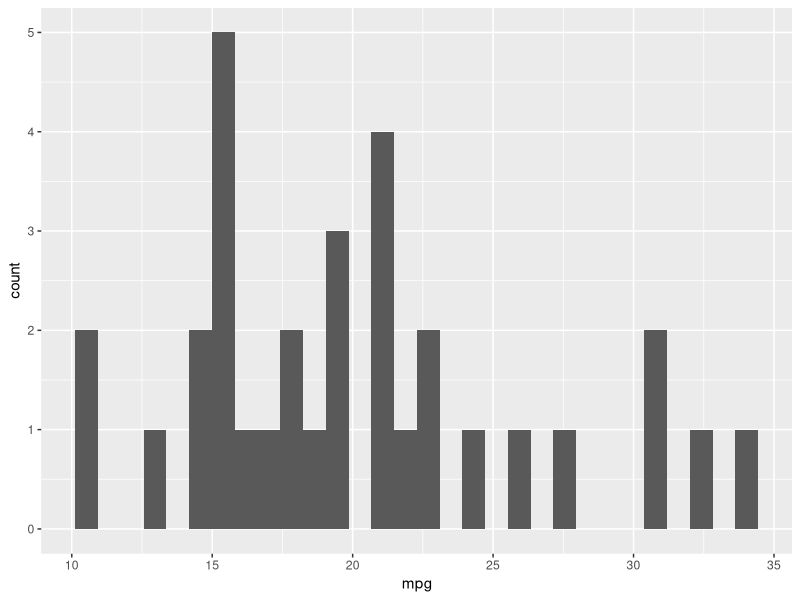
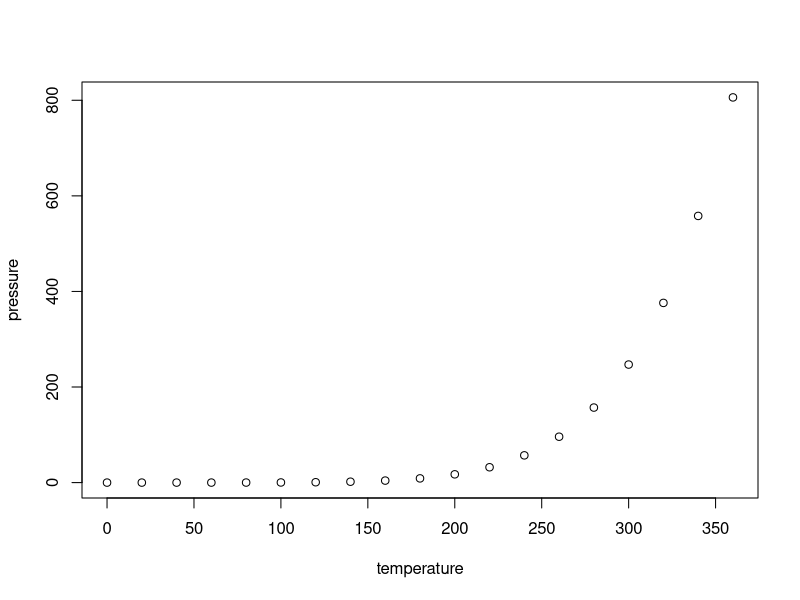

Write R code to recreate these figures, in order.
## ---- chunk 1
knitr::opts_chunk$set(echo = TRUE)
## ---- chunk 2
mtcars
## ---- chunk 3
library(dplyr)
library(ggplot2)
mtcars %>% ggplot(aes(x=mpg))+geom_histogram()
## ---- chunk 4
summary(cars)
## ---- chunk 5
plot(pressure)
